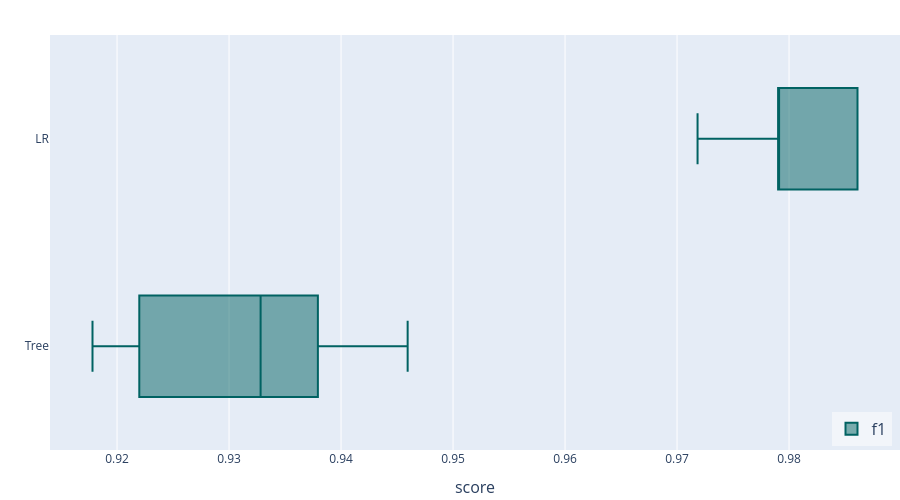

This figure's notebook cell:
### Code cell
experionml.plot_bootstrap()

### Figure 1 — Plotly figure (JSON) as saved in the notebook; plotly's stock layout.template omitted (floating-point values rounded to 4 significant figures)
{"data": [{"boxpoints": "outliers", "legendgroup": "f1", "marker": {"color": "rgb(0, 98, 98)"}, "name": "f1", "orientation": "h", "showlegend": true, "type": "box", "x": [0.9793, 0.979, 0.979, 0.9718, 0.9861, 0.979, 0.9718, 0.9861, 0.9861, 0.979, 0.922, 0.9459, 0.9379, 0.9371, 0.9178, 0.9286, 0.9178, 0.9262, 0.9429, 0.9379], "xaxis": "x", "y": ["LR", "LR", "LR", "LR", "LR", "LR", "LR", "LR", "LR", "LR", "Tree", "Tree", "Tree", "Tree", "Tree", "Tree", "Tree", "Tree", "Tree", "Tree"], "yaxis": "y"}], "layout": {"bargroupgap": 0.05, "boxmode": "group", "font": {"size": 12}, "height": 500, "hoverlabel": {"font": {"size": 16}}, "legend": {"bgcolor": "rgba(255, 255, 255, 0.5)", "font": {"size": 16}, "groupclick": "toggleitem", "traceorder": "grouped", "x": 0.99, "xanchor": "right", "y": 0.01, "yanchor": "bottom"}, "margin": {"b": 50, "l": 50, "pad": 0, "r": 0, "t": 35}, "showlegend": true, "title": {"font": {"size": 24}, "pad": {"b": 15, "t": 15}, "x": 0.5, "xanchor": "center", "xref": "paper", "y": 1, "yanchor": "top"}, "width": 900, "xaxis": {"anchor": "y", "automargin": true, "domain": [0.0, 1.0], "title": {"font": {"size": 16}, "text": "score"}}, "yaxis": {"anchor": "x", "automargin": true, "categoryorder": "total ascending", "domain": [0.0, 1.0], "title": {"font": {"size": 16}}}}}
